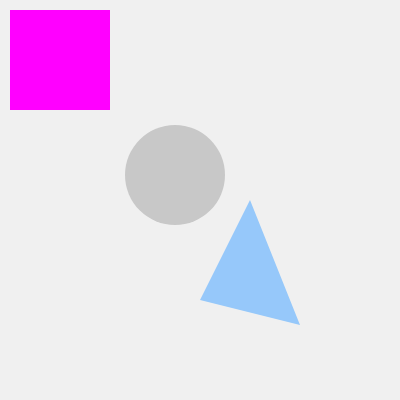
Frame 1 (no input)
Frame 60 (no input): identical to frame 1, image omitted
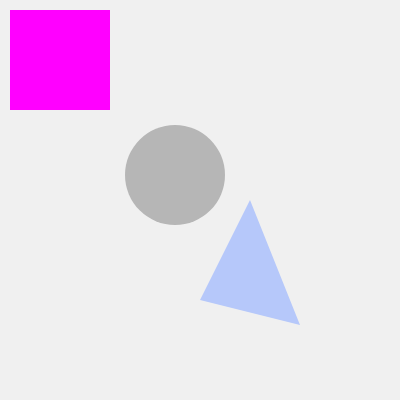
Frame 120 (the mouse pressed at the canvas centre since frame 60)

The p5.js sketch that drew these frames (run headless with seeded random() and noise() and a simulated clock; from frame 60 on, the mouse is pressed at the canvas centre):

// p5.js sketch
// ── sketch.js
/*
  https://p5js.org/reference/#/p5/color

  Many p5 functions take/need colors as arguments, such as fill, stroke, and background.

  There are several ways you can pass values to functions that take colors.

  Look in the console to see the printed output for each of these ways of storing color variables. Each one is actually a different kind of object.

  Strings are good if you need to allow a user to type in a color name that you can use.

  Numbers are good if you only need grayscale values.

  Using the color object will allow you to be more precise with the individual values and make it easier to update those values later in the program. Try setRed(), setBlue(), setGreen(), and setAlpha().
*/

var stringColor;
var numberColor;
var colorColor;

function setup () {
  createCanvas(400, 400);

  stringColor = "magenta"; // can also use hexcode values like "#00ff00"
  print(stringColor);

  numberColor = 200; // any number from 0-255, will be a grayscale color
  print(numberColor);

  colorColor = color(150, 200, 250); // R, G, B
  print(colorColor);
}

function draw () {
  background(240);
  noStroke();

  fill(stringColor);
  rect(10, 10, 100, 100);

  fill(numberColor);
  ellipse(175, 175, 100, 100);

  fill(colorColor);
  triangle(200, 300, 250, 200, 300, 325);
}

function mousePressed() {
  var randomNumber = floor(random(255));

  // update the color of numberColor
  numberColor = randomNumber;
  print(numberColor);

  // update just the red value of colorColor
  colorColor.setRed(randomNumber);
  print(colorColor);
}
